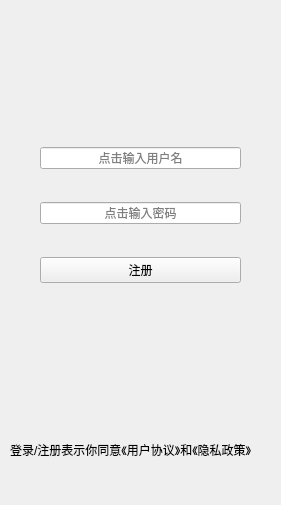
<?xml version="1.0" encoding="UTF-8"?>
<ui version="4.0">
 <class>Register</class>
 <widget class="QWidget" name="Register">
  <property name="geometry">
   <rect>
    <x>0</x>
    <y>0</y>
    <width>281</width>
    <height>505</height>
   </rect>
  </property>
  <property name="focusPolicy">
   <enum>Qt::ClickFocus</enum>
  </property>
  <property name="windowTitle">
   <string>Form</string>
  </property>
  <widget class="QWidget" name="widget" native="true">
   <property name="geometry">
    <rect>
     <x>40</x>
     <y>120</y>
     <width>201</width>
     <height>191</height>
    </rect>
   </property>
   <layout class="QVBoxLayout" name="verticalLayout">
    <item>
     <widget class="QLineEdit" name="name">
      <property name="focusPolicy">
       <enum>Qt::ClickFocus</enum>
      </property>
      <property name="inputMask">
       <string/>
      </property>
      <property name="alignment">
       <set>Qt::AlignCenter</set>
      </property>
      <property name="placeholderText">
       <string>点击输入用户名</string>
      </property>
     </widget>
    </item>
    <item>
     <widget class="QLineEdit" name="password">
      <property name="focusPolicy">
       <enum>Qt::ClickFocus</enum>
      </property>
      <property name="echoMode">
       <enum>QLineEdit::Password</enum>
      </property>
      <property name="alignment">
       <set>Qt::AlignCenter</set>
      </property>
      <property name="placeholderText">
       <string>点击输入密码</string>
      </property>
     </widget>
    </item>
    <item>
     <widget class="QPushButton" name="registerBtn">
      <property name="text">
       <string>注册</string>
      </property>
     </widget>
    </item>
   </layout>
  </widget>
  <widget class="QLabel" name="label">
   <property name="geometry">
    <rect>
     <x>10</x>
     <y>440</y>
     <width>271</width>
     <height>20</height>
    </rect>
   </property>
   <property name="text">
    <string>登录/注册表示你同意《用户协议》和《隐私政策》</string>
   </property>
  </widget>
 </widget>
 <resources/>
 <connections/>
</ui>
